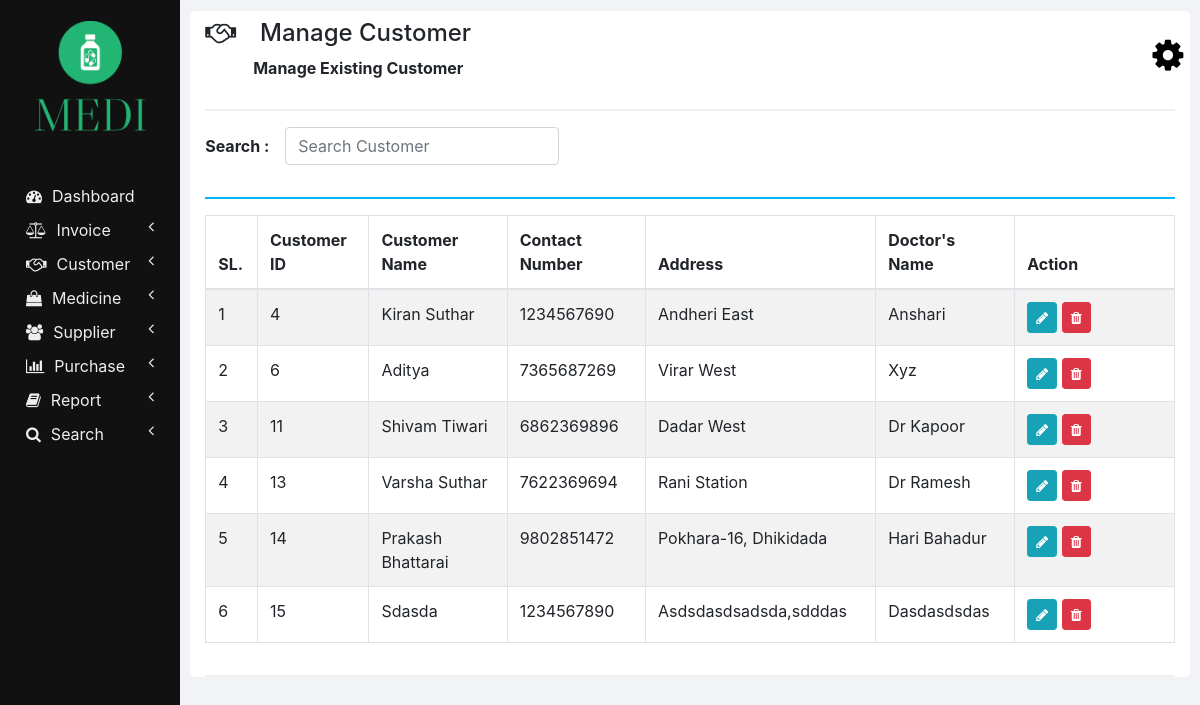
/manage_customer.php, run on an earlier commit of the app's database.
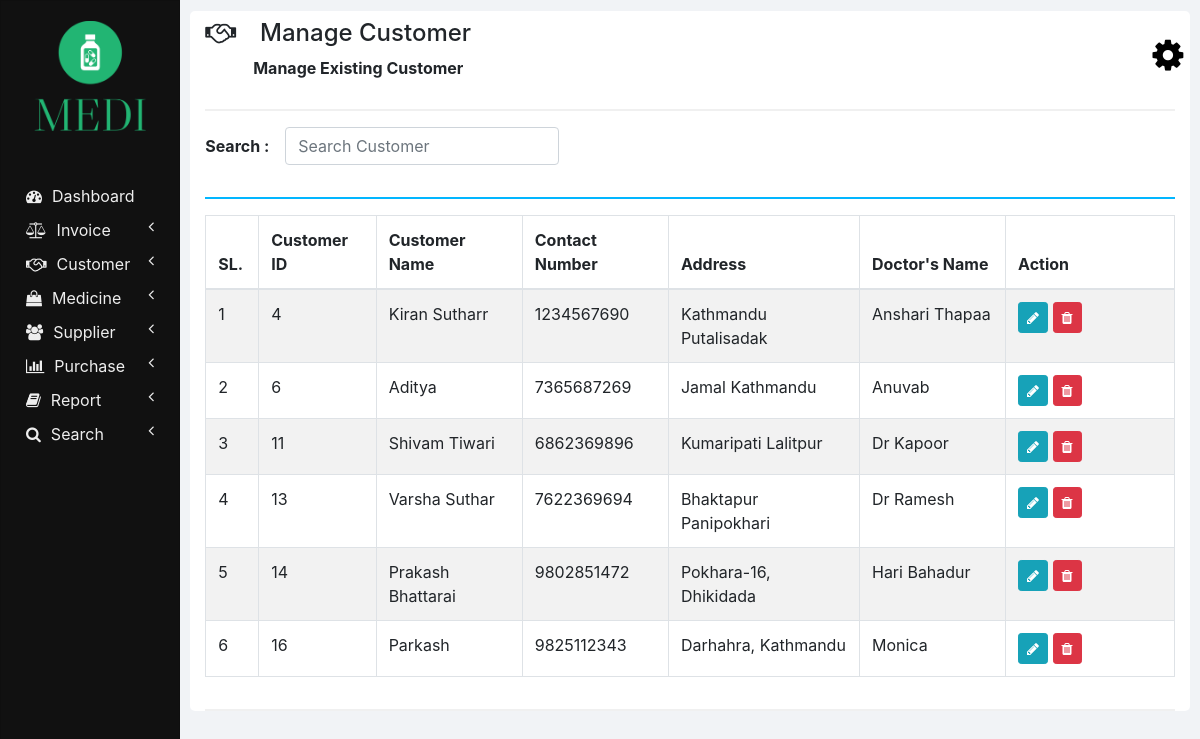
And on a later commit of the database.
### tables this page shows
CREATE TABLE `customers` (
  `ID` int(11) NOT NULL,
  `NAME` varchar(20) NOT NULL,
  `CONTACT_NUMBER` varchar(10) NOT NULL,
  `ADDRESS` varchar(100) NOT NULL,
  `DOCTOR_NAME` varchar(20) NOT NULL,
  `DOCTOR_ADDRESS` varchar(100) NOT NULL
);

### php/manage_customer.php (the view, shortened to what this page needs)
<?php
  function showCustomers($id) {
    require "db_connection.php";
    if($con) {
      $seq_no = 0;
      $query = "SELECT * FROM customers";
      $result = mysqli_query($con, $query);
      while($row = mysqli_fetch_array($result)) {
        $seq_no++;
        if($row['ID'] == $id)
          showEditOptionsRow($seq_no, $row);
        else
          showCustomerRow($seq_no, $row);
      }
    }
  }
  function showCustomerRow($seq_no, $row) {
    ?>
    <tr>
      <td><?php echo $seq_no; ?></td>
      <td><?php echo $row['ID'] ?></td>
      <td><?php echo $row['NAME']; ?></td>
      <td><?php echo $row['CONTACT_NUMBER']; ?></td>
      <td><?php echo $row['ADDRESS']; ?></td>
      <td><?php echo $row['DOCTOR_NAME']; ?></td>
      <td>
        <button href="" class="btn btn-info btn-sm" onclick="editCustomer(<?php echo $row['ID']; ?>);">
          <i class="fa fa-pencil"></i>
        </button>
        <button class="btn btn-danger btn-sm" onclick="deleteCustomer(<?php echo $row['ID']; ?>);">
          <i class="fa fa-trash"></i>
        </button>
      </td>
    </tr>
    <?php
  }
  ?>

What changed in the data, as far as the page shows it:
removed customers: seq_no "6", ID "15", NAME "Sdasda", CONTACT_NUMBER "1234567890", ADDRESS "Asdsdasdsadsda,sdddas", DOCTOR_NAME "Dasdasdsdas"
changed customers id 4: NAME "Kiran Suthar" → "Kiran Sutharr"; ADDRESS "Andheri East" → "Kathmandu Putalisadak"; DOCTOR_NAME "Anshari" → "Anshari Thapaa"
changed customers "Aditya": ADDRESS "Virar West" → "Jamal Kathmandu"; DOCTOR_NAME "Xyz" → "Anuvab"
changed customers "Shivam Tiwari": ADDRESS "Dadar West" → "Kumaripati Lalitpur"
changed customers "Varsha Suthar": ADDRESS "Rani Station" → "Bhaktapur Panipokhari"
added customers: seq_no "6", ID "16", NAME "Parkash", CONTACT_NUMBER "9825112343", ADDRESS "Darhahra, Kathmandu", DOCTOR_NAME "Monica"
